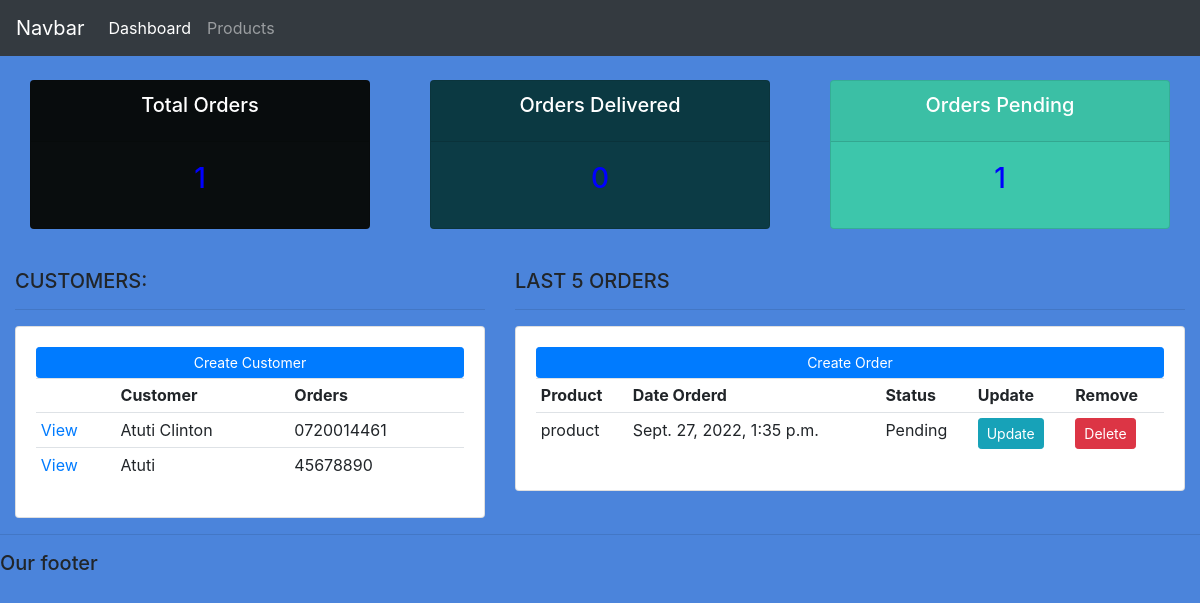
/, run on an earlier commit of the app's database.
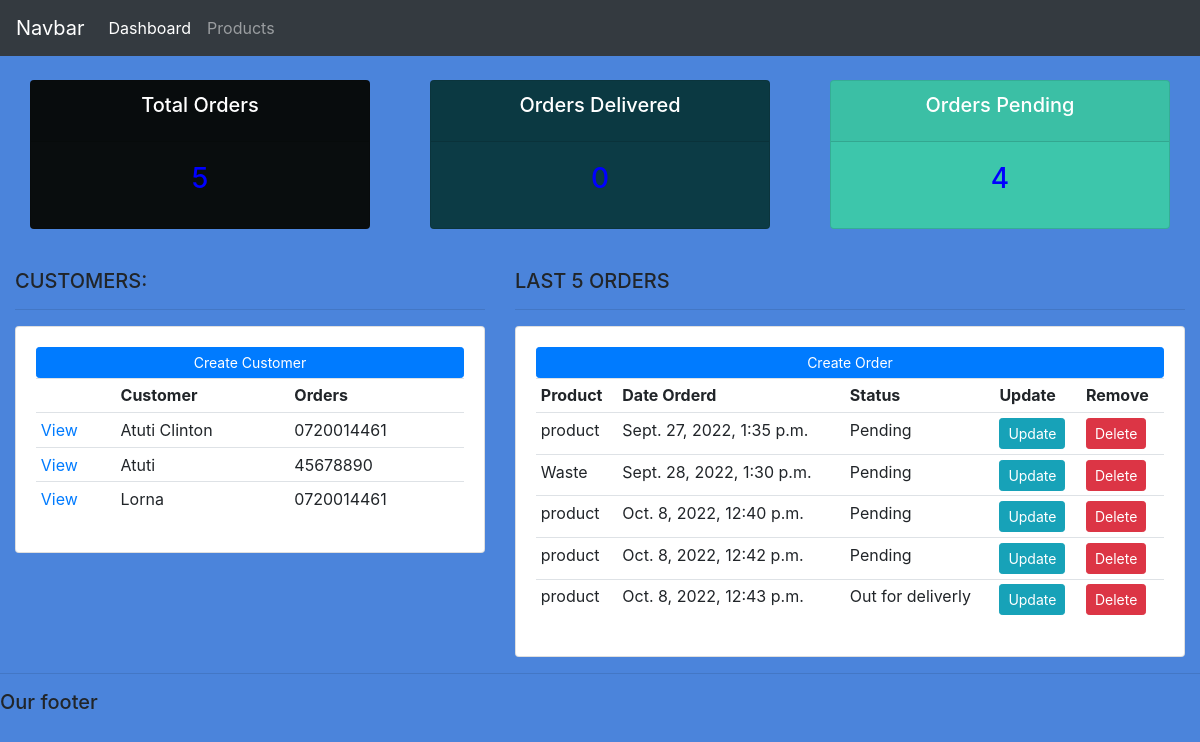
And on a later commit of the database.
### accounts/models.py (models this page shows, shortened)
class Customer(models.Model):
    name = models.CharField(max_length=200, null=True)
    phone = models.CharField(max_length=200, null=True)
    email = models.CharField(max_length=200, null=True)
    date_created =models.DateTimeField(auto_now_add=True)

class Order(models.Model):
    STATUS = (
        ('Pending','Pending'),
        ('Out for deliverly', 'Out for deliverly'),
        ('Deliverly', 'Deliverly'),
    )
    customer= models.ForeignKey(Customer, null=True, on_delete=models.SET_NULL)
    product =models.ForeignKey(Product, null=True, on_delete=models.SET_NULL)
    date_created = models.DateTimeField(auto_now_add=True)
    status = models.CharField(max_length=200, null=True, choices=STATUS)

class Product(models.Model):
    CATEGORY= (
        ('New', 'New'),
        ('Old', 'Old'),
    )
    name = models.CharField(max_length=200, null=True)
    price = models.FloatField(null=TRUE)
    category= models.CharField(max_length=200, null=True, choices=CATEGORY)
    descrption= models.CharField(max_length=200, null=True)
    datecreated= models.DateTimeField(auto_now_add=True)
    tags = models.ManyToManyField(Tag)

### accounts/views.py (the view)
# urls.py: 2. Add a URL to urlpatterns:  path('', views.home, name='home')
def home(request):
	orders = Order.objects.all()
	customers = Customer.objects.all()
	total_customers = customers.count()
	total_orders = orders.count()
	delivered = orders.filter(status='Delivered').count()
	pending = orders.filter(status='Pending').count()
	context = {'orders':orders, 'customers':customers,
	'total_orders':total_orders,'delivered':delivered,
	'pending':pending }
	return render(request, 'accounts/dashboard.html', context)

### accounts/templates/accounts/dashboard.html
{%  extends 'accounts/main.html' %}
{% block content %}
{%  include 'accounts/status.html' %}
<br>
<div class="row">
	<div class="col-md-5">
		<h5>CUSTOMERS:</h5>
		<hr>
		<div class="card card-body">
			<a class="btn btn-primary  btn-sm btn-block" href="">Create Customer</a>
			<table class="table table-sm">
				<tr>
					<th></th>
					<th>Customer</th>
					<th>Orders</th>
				</tr>
				{% for customer in customers %}
				<tr>
					<td><a href="{% url 'customer' customer.id %}">View</a></td>
					<td>{{customer.name}}</td>
					<td>{{customer.phone}}</td>
				</tr>
				{% endfor %}
			</table>
		</div>
	</div>
	<div class="col-md-7">
		<h5>LAST 5 ORDERS</h5>
		<hr>
		<div class="card card-body">
			<a class="btn btn-primary  btn-sm btn-block" href="{% url 'create_order' %}">Create Order</a>
			<table class="table table-sm">
				<tr>
					<th>Product</th>
					<th>Date Orderd</th>
					<th>Status</th>
					<th>Update</th>
					<th>Remove</th>
				</tr>
				{% for order in orders %}
					<tr>
						<td>{{order.product.name}}</td>
						<td>{{order.date_created}}</td>
						<td>{{order.status}}</td>
						<td><a class="btn btn-sm btn-info" href="{% url 'update_order' order.id %}">Update</a></td>
						<td><a class="btn btn-sm btn-danger" href="{% url 'delete_order' order.id %}">Delete</a></td>
					</tr>
				    {% endfor %}
			</table>
		</div>
	</div>
</div>
{% endblock %}

What changed in the data, as far as the page shows it:
added Customer: name "Lorna", phone "0720014461"
added Order: product.name "Waste", date_created "Sept. 28, 2022, 1:30 p.m.", status "Pending"
added Order: product.name "product", date_created "Oct. 8, 2022, 12:40 p.m.", status "Pending"
added Order: product.name "product", date_created "Oct. 8, 2022, 12:42 p.m.", status "Pending"
added Order: product.name "product", date_created "Oct. 8, 2022, 12:43 p.m.", status "Out for deliverly"
Also different on the page:
{{ pending }}: "1" → "4"
